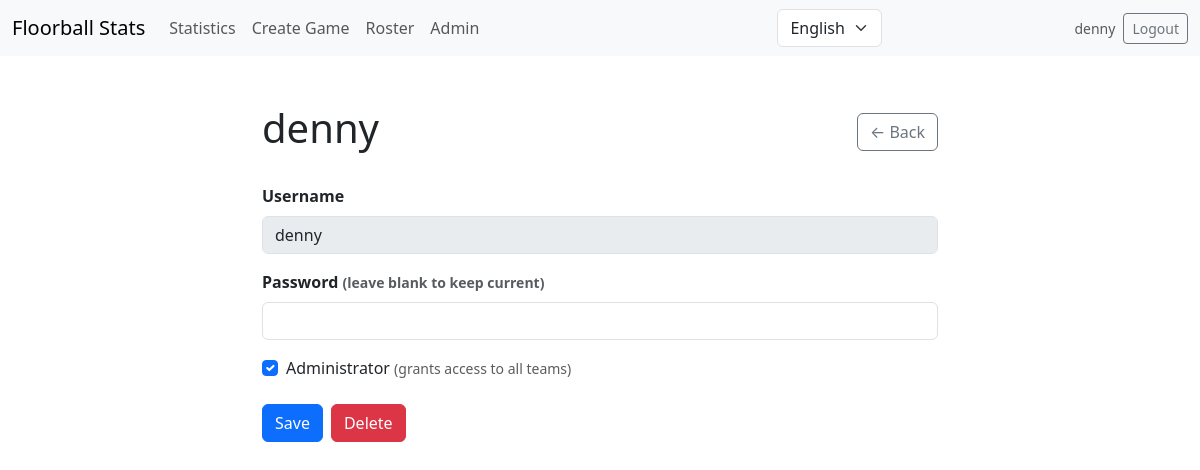
/admin/users/1 (signed in), run on the app's committed database.
### models/auth_models.py (models this page shows, shortened)
class User(db.Model):
    __tablename__ = 'users'
    id = db.Column(db.Integer, primary_key=True)
    username = db.Column(db.Text, unique=True, nullable=False)
    password_hash = db.Column(db.Text, nullable=False)
    is_admin = db.Column(db.Integer, default=0, nullable=False)  # 0/1
    created_at = db.Column(db.Text, nullable=False,
                           default=lambda: datetime.now(timezone.utc).isoformat())
    permissions = db.relationship('TeamPermission', backref='user',
                                  cascade='all, delete-orphan', lazy=True)

### routes/admin_routes.py (the view, shortened to what this page needs)
@admin_bp.route('/users/<int:user_id>', methods=['GET', 'POST'])
def edit_user(user_id):
    guard = _require_admin()
    if guard:
        return guard
    user = db.session.get(User, user_id)
    if not user:
        flash('User not found.', 'danger')
        return redirect(url_for('admin.index'))
    return render_template('admin/user_form.html', user=user, categories=_roster_categories())

### models/roster.py (called while the page is built)
def get_all_categories_with_rosters(season=None):
    try:
        q = db.session.query(RosterPlayer.category).distinct()
        if season and season.strip():
            q = q.filter(RosterPlayer.season == season)
        rows = q.all()
        return sorted({r[0] for r in rows if r[0]})
    except Exception:
        logger.exception("get_all_categories_with_rosters failed")
        return []

### routes/admin_routes.py (called while the page is built)
def _roster_categories() -> list[str]:
    from config import CATEGORIES as _fallback
    cats = get_all_categories_with_rosters()
    return cats if cats else _fallback

def _require_admin():
    if not session.get('authenticated'):
        return redirect(url_for('game.index'))
    if session.get('is_admin_session'):
        return None
    user_id = session.get('user_id')
    if user_id:
        user = db.session.get(User, user_id)
        if user and user.is_admin:
            return None
    return redirect(url_for('game.index'))

### templates/admin/user_form.html (shortened to what this page needs)
{% extends 'base.html' %}
{% block content %}
<div class="container py-4" style="max-width: 700px;">
    <div class="d-flex justify-content-between align-items-center mb-4">
        <h1>{{ g.t.get('new_user', 'New User') if not user else user.username }}</h1>
        <a href="{{ url_for('admin.index') }}" class="btn btn-outline-secondary">← Back</a>
    </div>
    <form method="POST">
        <div class="mb-3">
            <label class="form-label fw-bold">{{ g.t.get('username', 'Username') }}</label>
            {% if user %}
            <input type="text" class="form-control" value="{{ user.username }}" disabled>
            {% else %}
            <input type="text" name="username" class="form-control" required>
            {% endif %}
        </div>
        <div class="mb-3">
            <label class="form-label fw-bold">{{ g.t.get('password', 'Password') }}
                {% if user %}<small class="text-muted">(leave blank to keep current)</small>{% endif %}
            </label>
            <input type="password" name="password" class="form-control"
                   {% if not user %}required{% endif %} autocomplete="new-password">
        </div>
        <div class="mb-4">
            <div class="form-check">
                <input class="form-check-input" type="checkbox" name="is_admin" value="1" id="isAdminCheck"
                       {% if user and user.is_admin %}checked{% endif %}>
                <label class="form-check-label" for="isAdminCheck">
                    {{ g.t.get('is_admin', 'Administrator') }}
                    <small class="text-muted">(grants access to all teams)</small>
                </label>
            </div>
        </div>
            {% set perm_map = {} %}
            {% if user %}
                {% for p in user.permissions %}{% set _ = perm_map.update({p.category: p.role}) %}{% endfor %}
            {% endif %}
        <div class="d-flex gap-2">
            <button type="submit" name="_action" value="save" class="btn btn-primary">
                {{ g.t.get('save', 'Save') }}
            </button>
            {% if user %}
            <button type="submit" name="_action" value="delete" class="btn btn-danger"
                    onclick="return confirm('Delete user {{ user.username }}?')">
                {{ g.t.get('delete', 'Delete') }}
            </button>
            {% endif %}
        </div>
    </form>
</div>
{% endblock %}

### templates/base.html (shortened to what this page needs)
<!DOCTYPE html>
<html lang="{{ g.get('lang', 'en') if g is defined else 'en' }}">
<head>
    <link rel="stylesheet" href="https://cdn.jsdelivr.net/npm/bootstrap@5.3.0/dist/css/bootstrap.min.css">
</head>
<body>
    <nav class="navbar navbar-expand-lg navbar-light bg-light mb-4" aria-label="Main navigation">
        <div class="container-fluid">
            <a class="navbar-brand" href="/">{{ g.t['brand'] }}</a>
            <div class="collapse navbar-collapse" id="navbarNav">
                <ul class="navbar-nav me-auto mb-2 mb-lg-0">
                    <li class="nav-item"><a class="nav-link" href="/stats">{{ g.t['stats'] }}</a></li>
                    {% if g.is_admin_session or g.current_user %}
                    <li class="nav-item"><a class="nav-link" href="/create_game">{{ g.t['create_game'] }}</a></li>
                    <li class="nav-item"><a class="nav-link" href="/roster">{{ g.t['roster'] }}</a></li>
                    {% endif %}
                    {% if g.is_admin_session or (g.current_user and g.current_user.is_admin) %}
                    <li class="nav-item"><a class="nav-link" href="/admin/">{{ g.t.get('admin', 'Admin') }}</a></li>
                    {% endif %}
                </ul>
                <form class="d-flex order-2 order-lg-1" method="post" action="/set_language">
                    <select name="lang" class="form-select me-2" aria-label="Change language"
                        onchange="this.form.submit()">
                        <option value="en" {% if g.get('lang', 'en' )=='en' %}selected{% endif %}>{{ g.t['lang_en'] }}
                        </option>
                    </select>
                </form>
                {% if session.get('authenticated') %}
                <div class="ms-2 order-3 d-flex align-items-center gap-2">
                    {% if g.current_user %}<span class="text-muted small d-none d-lg-inline">{{ g.current_user.username }}</span>{% endif %}
                    <a href="/logout" class="btn btn-outline-secondary btn-sm">{{ g.t.get('logout', 'Logout') }}</a>
                </div>
                {% else %}
                <div class="ms-2 order-3">
                    <a href="/login" class="btn btn-outline-primary btn-sm">{{ g.t.get('user_login', 'Login') }}</a>
                </div>
                {% endif %}
            </div>
        </div>
    </nav>
    <main tabindex="-1">
        {% block content %}{% endblock %}
    </main>
</body>
</html>

### data on the page
User: current_user.username "denny", t "denny", username "denny", is_admin "☑"

### other printed values
{{ g.t['brand'] }} "Floorball Stats"
{{ g.t['stats'] }} "Statistics"
{{ g.t['create_game'] }} "Create Game"
{{ g.t['roster'] }} "Roster"
{{ g.t.get('admin', 'Admin') }} "Admin"
{{ g.t.get('logout', 'Logout') }} "Logout"
{{ g.t.get('username', 'Username') }} "Username"
{{ g.t.get('password', 'Password') }} "Password"
{{ g.t.get('is_admin', 'Administrator') }} "Administrator"
{{ g.t.get('save', 'Save') }} "Save"
{{ g.t.get('delete', 'Delete') }} "Delete"
form field lang "English"
